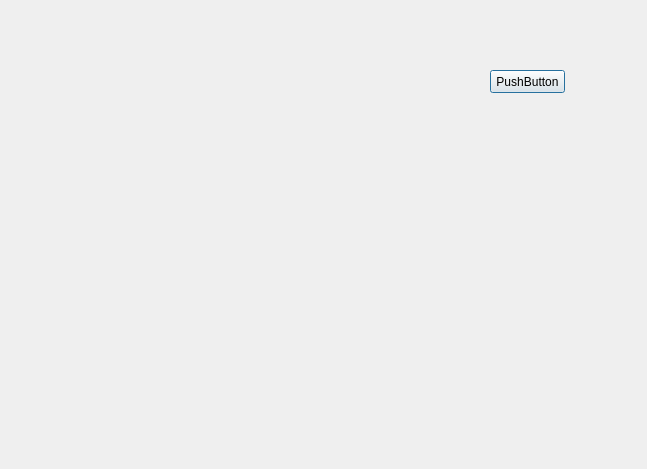
<?xml version="1.0" encoding="UTF-8"?>
<ui version="4.0">
 <class>Dialog</class>
 <widget class="QDialog" name="Dialog">
  <property name="geometry">
   <rect>
    <x>0</x>
    <y>0</y>
    <width>647</width>
    <height>469</height>
   </rect>
  </property>
  <property name="windowTitle">
   <string>Dialog</string>
  </property>
  <widget class="QPushButton" name="pushButton">
   <property name="geometry">
    <rect>
     <x>490</x>
     <y>70</y>
     <width>75</width>
     <height>23</height>
    </rect>
   </property>
   <property name="text">
    <string>PushButton</string>
   </property>
  </widget>
 </widget>
 <resources/>
 <connections/>
</ui>
